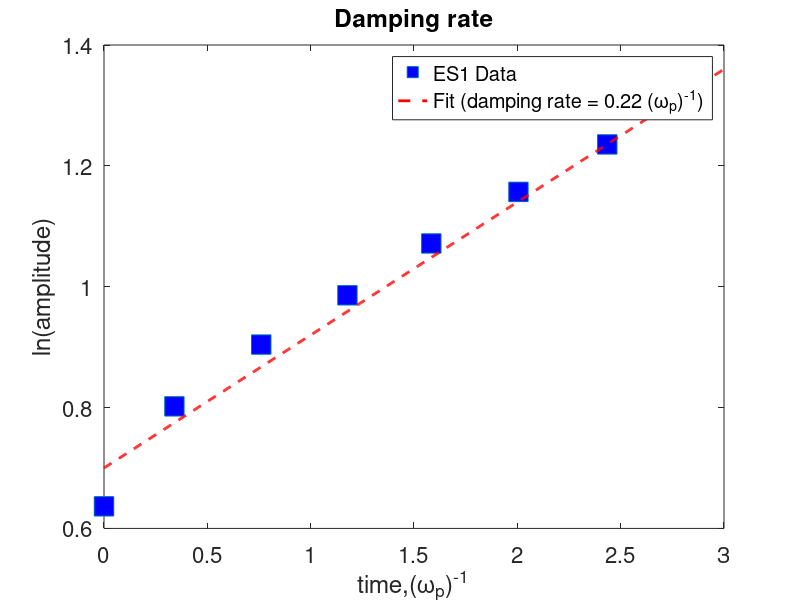

Recreate this plot in MATLAB.
%% Jeffrey J. Walker
%% CPP 782, HW #9, problem #1

% divide by 2*pi make sure t is units of 1/(plasma frequency)
t=[0,2.14,4.78,7.4,9.95,12.6,15.3]/(2*pi);
amp=[1.89,2.23,2.47,2.68,2.92,3.18,3.44];
 
plot(t,log(amp),'s','MarkerFace','b','MarkerSize',14);
hold on;

%% I picked the rate below on the criterion of best matching the semi-log
%% plot from above.
r=0.22;
t_fit=linspace(0,3,1000);
y_fit=.7+r*t_fit;
plot(t_fit,y_fit,'--r','linewidth',2)
set(gca,'fontsize',16);
title('Damping rate')
xlabel('time,(\omega_p)^{-1}') 
ylabel('ln(amplitude)')
legend('ES1 Data','Fit (damping rate = 0.22 (\omega_p)^{-1})')
